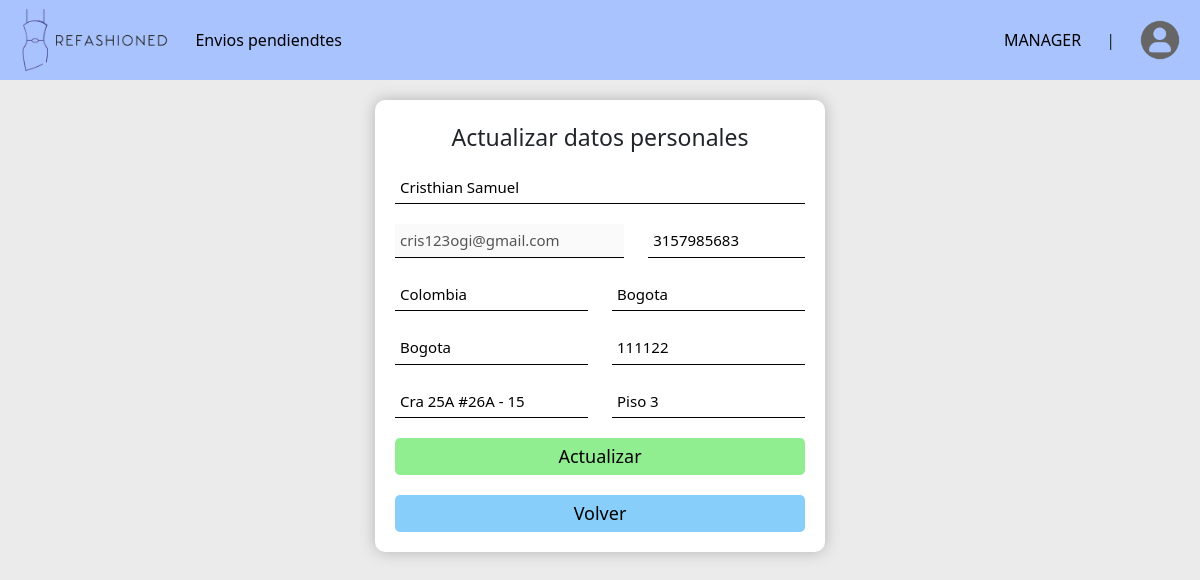
Before: /update-account (signed in) with the older database file.
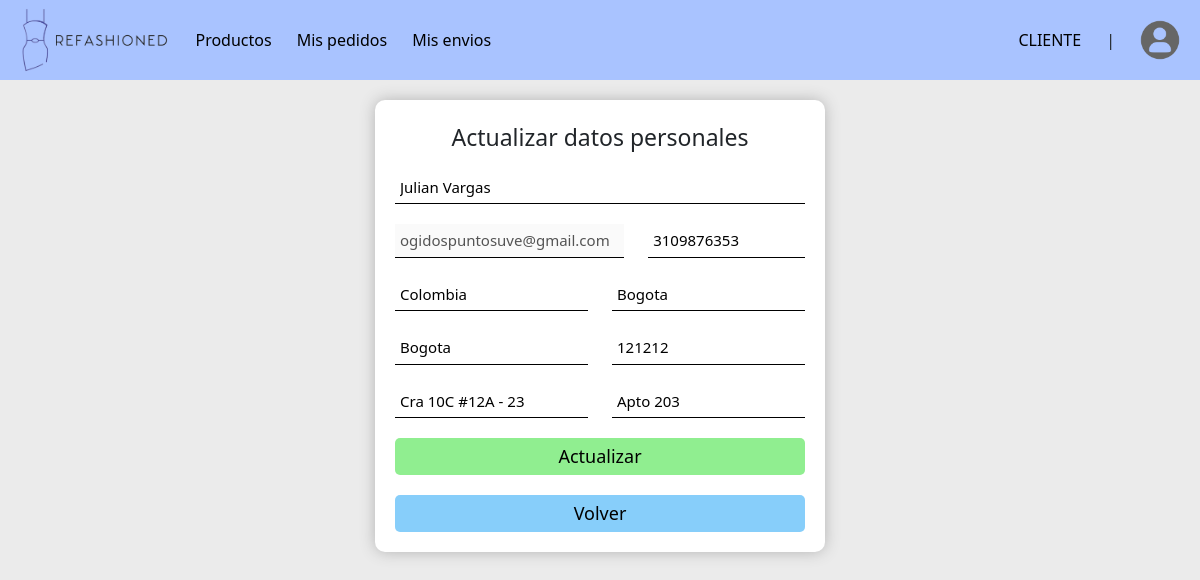
After: the same page with the newer database file.
### tables this page shows
CREATE TABLE personas(
        id_persona INTEGER PRIMARY KEY AUTOINCREMENT,
        nombre_persona TEXT NOT NULL,
        numero_telefonico INTEGER NOT NULL,
        tipo_persona TEXT NOT NULL,
        correo_persona TEXT NOT NULL,
        contraseña TEXT NOT NULL
        );

CREATE TABLE direcciones(
        id_direccion INTEGER PRIMARY KEY AUTOINCREMENT,
        pais TEXT NOT NULL,
        ciudad TEXT NOT NULL,
        departamento TEXT NOT NULL,
        codigo_postal INTEGER NOT NULL,
        direccion TEXT NOT NULL,
        complemento TEXT NOT NULL,
        persona_id_persona INTEGER NOT NULL,
        FOREIGN KEY(persona_id_persona) REFERENCES personas(id_persona)
        );

### main.py (the view, shortened to what this page needs)
@app.route('/update-account', methods=['GET', 'POST'])
def updateAccount():
    users = person_cont.formatPersonas(db_controller.get_persona_by_id(session["user_id"]))
    adresses = person_cont.formatDirecciones(db_controller.get_direccion_by_id_persona(session['user_id']))
    return render_template('updateAccount.html', user = users[0], adress = adresses[0])

### data_controllers/person_controller.py (called while the page is built)
def formatPersonas(persons):
    personas = []
    for persona in persons:
        persona = {
            "id_persona": persona[0],
            "nombre_persona": persona[1],
            "numero_telefonico": persona[2],
            "tipo_persona": persona[3],
            "correo_persona": persona[4],
            "contraseña": persona[5]
        }
        personas.append(persona)
    return personas

def formatDirecciones(adresses):
    direcciones = []
    for direccion in adresses:
        direccion = {
            "id_direccion": direccion[0],
            "pais": direccion[1],
            "ciudad": direccion[2],
            "departamento": direccion[3],
            "codigo_postal": direccion[4],
            "direccion": direccion[5],
            "complemento": direccion[6],
            "persona_id_persona": direccion[7]
        }
        direcciones.append(direccion)
    return direcciones

### db/db_connection.py (called while the page is built)
def get_db():
    conn = sqlite3.connect(DATABASE_NAME)
    return conn

### templates/updateAccount.html (shortened to what this page needs)
{% extends 'home.html' %}
{% block content %}
<div class="container-signin">
    <p>Actualizar datos personales</p>
    <form action="", method="post">
        <div class="row">
            <div class="col">
                <input class="inp-login" type="text" name="name" placeholder="Nombre" value="{{user.nombre_persona}}">
            </div>
        </div>
        <div class="row">
            <div class="col">
                <input class="inp-login" type="email" name="email" placeholder="Correo" value="{{user.correo_persona}}" disabled >
            </div>
            <div class="col-5">
                <input class="inp-login" type="number" name="cellphone" placeholder="Num. telefono" value="{{user.numero_telefonico}}">
            </div>
        </div>
        <div class="row">
            <div class="col">
                <input class="inp-login" type="text" name="country" placeholder="Pais" value="{{adress.pais}}">
            </div>
            <div class="col">
                <input class="inp-login" type="text" name="city" placeholder="Ciudad" value="{{adress.ciudad}}">
            </div>
        </div>
        <div class="row">
            <div class="col">
                <input class="inp-login" type="text" name="department" placeholder="Departamento" value="{{adress.departamento}}">
            </div>
            <div class="col">
                <input class="inp-login" type="text" name="postal_code" placeholder="Codigo postal" value="{{adress.codigo_postal}}">
            </div>
        </div>
        <div class="row">
            <div class="col">
                <input class="inp-login" type="text" name="adress" placeholder="Direccion" value="{{adress.direccion}}">
            </div>
            <div class="col">
                <input class="inp-login" type="text" name="aditional_info" placeholder="Informacion adicional" value="{{adress.complemento}}">
            </div>
        </div>
        <div class="row">
            <div class="col">
                <input class="inp-btn btn-green" type="submit" value="Actualizar">
            </div>
        </div>
        <div class="row">
            <div class="col">
                <a href="/account"><button class="inp-btn btn-blue" type="button">Volver</button></a>
            </div>
        </div>
    </form>
</div>
{% endblock %}

### templates/home.html (shortened to what this page needs)
{% extends 'base.html' %}
{% block navbar %}
<div class="container-page-nav">
    <div class="page-nav">
        <a href="/home"><img src="/static/img/logo_ReFashioned_v2_733.png"></a>
        {% if session['user_type'] == 'CLIENTE' %}
            <a href="/products">Productos</a>
        {% elif session['user_type'] == 'ADMIN' %}
            <a href="/manage-products">Manejar productos</a>
        {% endif %}
        {% if session['user_type'] == 'CLIENTE' %}
            <a href="/orders">Mis pedidos</a>
        {% elif session['user_type'] == 'MANAGER' %}
            <a href="/manage-shipments">Envios pendiendtes</a>
        {% endif %}
        {% if session['user_type'] == 'CLIENTE' or session['user_type'] == 'ADMIN' %}
            <a href="/shipments">Mis envios</a>
        {% endif %}
        <a class="nav-user-type" href="/account">{{session['user_type']}}</a>
        <label for="">|</label>
        <a class="nav-account" href="/account"><img class='avatar' src='static/img/avatar.png' alt='Profile'></img></a>
    </div>
</div>
{% endblock %}

Changed rows visible on the page:
changed personas: user_type "MANAGER" → "CLIENTE"; name "Cristhian Samuel" → "Julian Vargas"; email "cris123ogi@gmail.com" → "ogidospuntosuve@gmail.com"; cellphone "3157985683" → "3109876353"
changed direcciones "Colombia": postal_code "111122" → "121212"; adress "Cra 25A #26A - 15" → "Cra 10C #12A - 23"; aditional_info "Piso 3" → "Apto 203"
Other visible differences:
text no longer shown: "Envios pendiendtes"
text now shown: "Productos Mis pedidos Mis envios"
